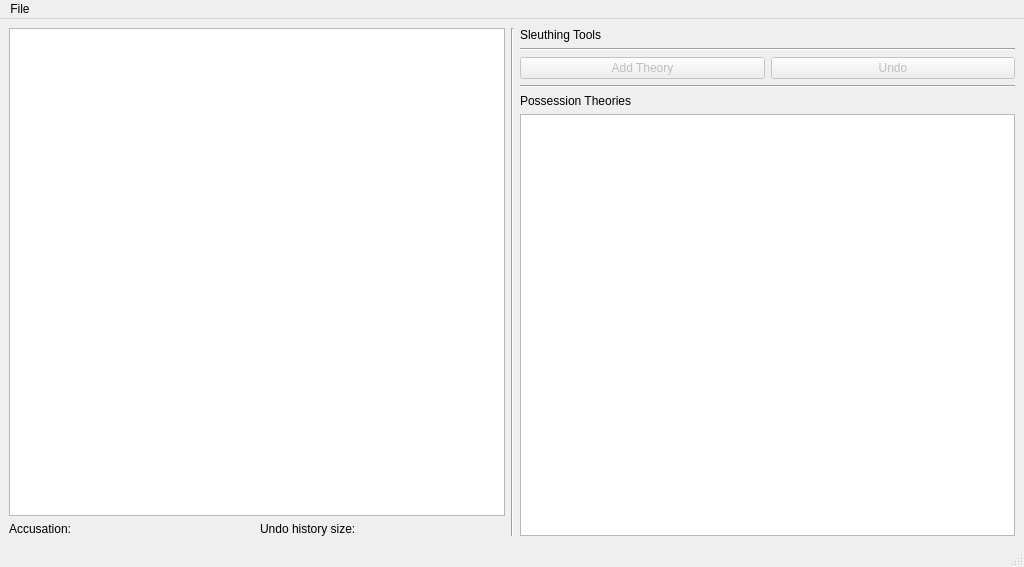
<?xml version="1.0" encoding="UTF-8"?>
<ui version="4.0">
 <class>ClueUIClass</class>
 <widget class="QMainWindow" name="ClueUIClass">
  <property name="geometry">
   <rect>
    <x>0</x>
    <y>0</y>
    <width>1024</width>
    <height>567</height>
   </rect>
  </property>
  <property name="sizePolicy">
   <sizepolicy hsizetype="Fixed" vsizetype="Fixed">
    <horstretch>0</horstretch>
    <verstretch>0</verstretch>
   </sizepolicy>
  </property>
  <property name="minimumSize">
   <size>
    <width>800</width>
    <height>500</height>
   </size>
  </property>
  <property name="maximumSize">
   <size>
    <width>16777215</width>
    <height>16777215</height>
   </size>
  </property>
  <property name="windowTitle">
   <string>ClueUI</string>
  </property>
  <widget class="QWidget" name="centralwidget">
   <layout class="QHBoxLayout" name="horizontalLayout">
    <item>
     <layout class="QVBoxLayout" name="verticalLayout">
      <item>
       <widget class="QTableWidget" name="possessionTable">
        <attribute name="horizontalHeaderDefaultSectionSize">
         <number>22</number>
        </attribute>
        <attribute name="verticalHeaderDefaultSectionSize">
         <number>18</number>
        </attribute>
        <attribute name="verticalHeaderDefaultSectionSize">
         <number>18</number>
        </attribute>
        <attribute name="horizontalHeaderDefaultSectionSize">
         <number>22</number>
        </attribute>
       </widget>
      </item>
      <item>
       <layout class="QHBoxLayout" name="horizontalLayout_4">
        <item>
         <layout class="QVBoxLayout" name="verticalLayout_4">
          <item>
           <widget class="QLabel" name="accusationLabel">
            <property name="text">
             <string>Accusation:</string>
            </property>
           </widget>
          </item>
         </layout>
        </item>
        <item>
         <layout class="QVBoxLayout" name="verticalLayout_2">
          <item>
           <widget class="QLabel" name="undoHistoryLabel">
            <property name="text">
             <string>Undo history size: </string>
            </property>
           </widget>
          </item>
         </layout>
        </item>
       </layout>
      </item>
     </layout>
    </item>
    <item>
     <widget class="Line" name="line">
      <property name="orientation">
       <enum>Qt::Vertical</enum>
      </property>
     </widget>
    </item>
    <item>
     <layout class="QVBoxLayout" name="verticalLayout_3">
      <item>
       <widget class="QLabel" name="sleuthingLabel">
        <property name="text">
         <string>Sleuthing Tools</string>
        </property>
       </widget>
      </item>
      <item>
       <widget class="Line" name="line_4">
        <property name="orientation">
         <enum>Qt::Horizontal</enum>
        </property>
       </widget>
      </item>
      <item>
       <layout class="QHBoxLayout" name="horizontalLayout_3">
        <item>
         <widget class="QPushButton" name="addTheoryButton">
          <property name="enabled">
           <bool>false</bool>
          </property>
          <property name="text">
           <string>Add Theory</string>
          </property>
         </widget>
        </item>
        <item>
         <widget class="QPushButton" name="undoButton">
          <property name="enabled">
           <bool>false</bool>
          </property>
          <property name="text">
           <string>Undo</string>
          </property>
         </widget>
        </item>
       </layout>
      </item>
      <item>
       <widget class="Line" name="line_5">
        <property name="orientation">
         <enum>Qt::Horizontal</enum>
        </property>
       </widget>
      </item>
      <item>
       <widget class="QLabel" name="theoryLabel">
        <property name="text">
         <string>Possession Theories</string>
        </property>
       </widget>
      </item>
      <item>
       <widget class="QTableWidget" name="theoryTable"/>
      </item>
     </layout>
    </item>
   </layout>
  </widget>
  <widget class="QMenuBar" name="menubar">
   <property name="geometry">
    <rect>
     <x>0</x>
     <y>0</y>
     <width>1024</width>
     <height>22</height>
    </rect>
   </property>
   <widget class="QMenu" name="menuFile">
    <property name="title">
     <string>File</string>
    </property>
    <addaction name="separator"/>
    <addaction name="actionNew_Game"/>
    <addaction name="separator"/>
    <addaction name="actionQuit"/>
   </widget>
   <addaction name="menuFile"/>
  </widget>
  <widget class="QStatusBar" name="statusbar"/>
  <action name="actionNew_Game">
   <property name="text">
    <string>New Game</string>
   </property>
  </action>
  <action name="actionQuit">
   <property name="text">
    <string>Quit</string>
   </property>
  </action>
 </widget>
 <resources/>
 <connections/>
</ui>
